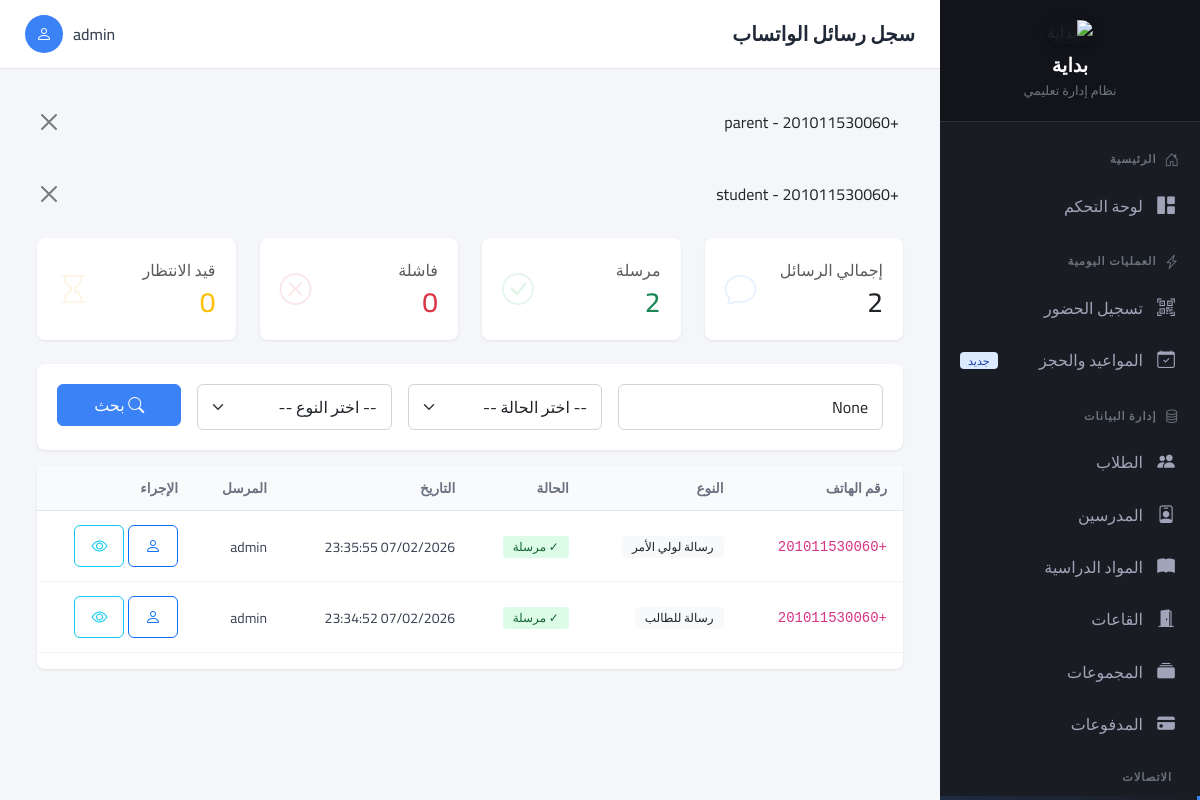
Page /notifications/whatsapp/history/ (signed in) on the committed database.
### apps/accounts/models.py (models this page shows, shortened)
class User(AbstractUser):
    ROLE_CHOICES = [
        ('admin', 'مدير النظام'),
        ('supervisor', 'مشرف الحضور'),
        ('teacher', 'مدرس'),
    ]
    user_id = models.AutoField(primary_key=True)
    role = models.CharField(
        max_length=20,
        choices=ROLE_CHOICES,
        default='supervisor',
        verbose_name='الدور'
    )
    phone = models.CharField(
        max_length=17,
        blank=True,
        verbose_name='رقم الهاتف'
    )
    is_active = models.BooleanField(default=True)
    created_at = models.DateTimeField(auto_now_add=True)
    updated_at = models.DateTimeField(auto_now=True)
    class Meta:
        db_table = 'users'
        verbose_name = 'مستخدم'
        verbose_name_plural = 'المستخدمين'

### apps/notifications/models.py (models this page shows)
class WhatsAppMessage(models.Model):
    STATUS_CHOICES = [
        ('pending', 'قيد الانتظار'),
        ('sent', 'تم الإرسال'),
        ('failed', 'فشل الإرسال'),
        ('delivered', 'تم التسليم'),
    ]
    MESSAGE_TYPE_CHOICES = [
        ('student', 'رسالة للطالب'),
        ('parent', 'رسالة لولي الأمر'),
        ('group', 'رسالة جماعية'),
        ('attendance', 'تقرير الحضور'),
        ('payment', 'تقرير المدفوعات'),
        ('custom', 'رسالة مخصصة'),
    ]
    message_id = models.AutoField(primary_key=True)
    phone_number = models.CharField(max_length=20, verbose_name="رقم الهاتف")
    message_text = models.TextField(verbose_name="نص الرسالة")
    message_type = models.CharField(
        max_length=20,
        choices=MESSAGE_TYPE_CHOICES,
        default='custom',
        verbose_name="نوع الرسالة"
    )
    student = models.ForeignKey(
        Student,
        on_delete=models.SET_NULL,
        null=True,
        blank=True,
        related_name='whatsapp_messages',
        verbose_name="الطالب"
    )
    group = models.ForeignKey(
        Group,
        on_delete=models.SET_NULL,
        null=True,
        blank=True,
        related_name='whatsapp_messages',
        verbose_name="المجموعة"
    )
    sent_by = models.ForeignKey(
        User,
        on_delete=models.SET_NULL,
        null=True,
        blank=True,
        related_name='whatsapp_messages_sent',
        verbose_name="المُرسِل"
    )
    status = models.CharField(
        max_length=20,
        choices=STATUS_CHOICES,
        default='pending',
        verbose_name="حالة الرسالة"
    )
    sent_at = models.DateTimeField(null=True, blank=True, verbose_name="وقت الإرسال")
    delivered_at = models.DateTimeField(null=True, blank=True, verbose_name="وقت التسليم")
    created_at = models.DateTimeField(auto_now_add=True, verbose_name="وقت الإنشاء")
    updated_at = models.DateTimeField(auto_now=True, verbose_name="آخر تحديث")
    error_message = models.TextField(blank=True, verbose_name="رسالة الخطأ")
    notes = models.TextField(blank=True, verbose_name="ملاحظات")
    class Meta:
        db_table = 'whatsapp_messages'
        verbose_name = 'رسالة واتساب'
        verbose_name_plural = 'رسائل واتساب'
        ordering = ['-created_at']
        indexes = [
            models.Index(fields=['status', '-created_at']),
            models.Index(fields=['phone_number', '-created_at']),
            models.Index(fields=['message_type', '-created_at']),
        ]
    def __str__(self):
        return f"{self.phone_number} - {self.message_type}"

### apps/notifications/views.py (the view)
# urls.py: path('whatsapp/history/', views.message_history, name='message_history'),
@login_required
def message_history(request):
    messages_query = WhatsAppMessage.objects.all()
    status = request.GET.get('status')
    if status:
        messages_query = messages_query.filter(status=status)
    msg_type = request.GET.get('type')
    if msg_type:
        messages_query = messages_query.filter(message_type=msg_type)
    search = request.GET.get('search')
    if search:
        messages_query = messages_query.filter(
            Q(phone_number__icontains=search) |
            Q(message_text__icontains=search)
        )
    messages_query = messages_query.order_by('-created_at')
    message_count = messages_query.count()
    stats = {
        'total': message_count,
        'sent': messages_query.filter(status='sent').count(),
        'failed': messages_query.filter(status='failed').count(),
        'pending': messages_query.filter(status='pending').count(),
    }
    context = {
        'messages': messages_query[:100],  # آخر 100 رسالة
        'stats': stats,
        'status_filter': status,
        'type_filter': msg_type,
        'search_query': search,
        'page_title': 'سجل الرسائل'
    }
    return render(request, 'notifications/message_history.html', context)

### templates/notifications/message_history.html (shortened to what this page needs)
{% extends 'base.html' %}
{% block page_title %}سجل رسائل الواتساب{% endblock %}
{% block content %}
<div class="container-fluid">
    <div class="row mb-4">
        <div class="col-md-3">
            <div class="card">
                <div class="card-body">
                    <div class="d-flex justify-content-between align-items-center">
                        <div>
                            <p class="text-muted mb-1">إجمالي الرسائل</p>
                            <h3 class="mb-0">{{ stats.total }}</h3>
                        </div>
                        <i class="bi bi-chat" style="font-size: 2rem; color: #3b82f6; opacity: 0.1;"></i>
                    </div>
                </div>
            </div>
        </div>
        <div class="col-md-3">
            <div class="card">
                <div class="card-body">
                    <div class="d-flex justify-content-between align-items-center">
                        <div>
                            <p class="text-muted mb-1">مرسلة</p>
                            <h3 class="mb-0 text-success">{{ stats.sent }}</h3>
                        </div>
                        <i class="bi bi-check-circle" style="font-size: 2rem; color: #16a34a; opacity: 0.1;"></i>
                    </div>
                </div>
            </div>
        </div>
        <div class="col-md-3">
            <div class="card">
                <div class="card-body">
                    <div class="d-flex justify-content-between align-items-center">
                        <div>
                            <p class="text-muted mb-1">فاشلة</p>
                            <h3 class="mb-0 text-danger">{{ stats.failed }}</h3>
                        </div>
                        <i class="bi bi-x-circle" style="font-size: 2rem; color: #dc2626; opacity: 0.1;"></i>
                    </div>
                </div>
            </div>
        </div>
        <div class="col-md-3">
            <div class="card">
                <div class="card-body">
                    <div class="d-flex justify-content-between align-items-center">
                        <div>
                            <p class="text-muted mb-1">قيد الانتظار</p>
                            <h3 class="mb-0 text-warning">{{ stats.pending }}</h3>
                        </div>
                        <i class="bi bi-hourglass" style="font-size: 2rem; color: #f59e0b; opacity: 0.1;"></i>
                    </div>
                </div>
            </div>
        </div>
    </div>
    <div class="card mb-3">
        <div class="card-body">
            <form method="get" class="row g-3">
                <div class="col-md-4">
                    <input type="text" name="search" class="form-control" placeholder="ابحث برقم أو نص..." value="{{ search_query }}">
                </div>
                <div class="col-md-3">
                    <select name="status" class="form-select">
                        <option value="">-- اختر الحالة --</option>
                    </select>
                </div>
                <div class="col-md-3">
                    <select name="type" class="form-select">
                        <option value="">-- اختر النوع --</option>
                    </select>
                </div>
                <div class="col-md-2">
                    <button type="submit" class="btn btn-primary w-100">
                        <i class="bi bi-search"></i> بحث
                    </button>
                </div>
            </form>
        </div>
    </div>
    <div class="card">
        <div class="table-responsive">
            <table class="table table-hover mb-0">
                <thead class="table-light">
                    <tr>
                        <th>رقم الهاتف</th>
                        <th>النوع</th>
                        <th>الحالة</th>
                        <th>التاريخ</th>
                        <th>المرسل</th>
                        <th>الإجراء</th>
                    </tr>
                </thead>
                <tbody>
                    {% for message in messages %}
                    <tr>
                        <td>
                            <code>{{ message.phone_number }}</code>
                        </td>
                        <td>
                            <span class="badge bg-light text-dark">{{ message.get_message_type_display }}</span>
                        </td>
                        <td>
                            {% if message.status == 'sent' %}
                            <span class="badge bg-success">✓ مرسلة</span>
                            {% elif message.status == 'failed' %}
                            <span class="badge bg-danger">✗ فاشلة</span>
                            {% elif message.status == 'pending' %}
                            <span class="badge bg-warning text-dark">⏳ قيد الانتظار</span>
                            {% elif message.status == 'delivered' %}
                            <span class="badge bg-info">✓ مسلمة</span>
                            {% endif %}
                        </td>
                        <td>
                            <small>{{ message.created_at|date:"d/m/Y H:i:s" }}</small>
                        </td>
                        <td>
                            <small>{{ message.sent_by.get_full_name|default:message.sent_by.username }}</small>
                        </td>
                        <td>
                            {% if message.student %}
                            <a href="{% url 'students:detail' message.student.student_id %}" class="btn btn-xs btn-outline-primary" title="عرض الطالب">
                                <i class="bi bi-person"></i>
                            </a>
                            {% endif %}
                            <button type="button" class="btn btn-xs btn-outline-info" data-bs-toggle="modal" data-bs-target="#messageModal{{ message.message_id }}" title="عرض الرسالة">
                                <i class="bi bi-eye"></i>
                            </button>
                        </td>
                    </tr>
                    {% empty %}
                    <tr>
                        <td colspan="6" class="text-center text-muted py-4">
                            لا توجد رسائل
                        </td>
                    </tr>
                    {% endfor %}
                </tbody>
            </table>
        </div>
    </div>
</div>
{% endblock %}

### templates/base.html (shortened to what this page needs)
<!DOCTYPE html>
<html lang="ar" dir="rtl">
<head>
    <link href="https://cdn.jsdelivr.net/npm/bootstrap@5.3.2/dist/css/bootstrap.rtl.min.css" rel="stylesheet">
    <link rel="stylesheet" href="https://cdn.jsdelivr.net/npm/bootstrap-icons@1.11.1/font/bootstrap-icons.css">
</head>
<body>
    <aside class="sidebar" id="sidebar">
        <div class="sidebar-header">
            <img src="https://quant1.b-cdn.net/R3TXa5heKSHw.jpeg" alt="بداية" class="sidebar-logo">
            <h4>بداية</h4>
            <span>نظام إدارة تعليمي</span>
        </div>
        <nav class="sidebar-menu">
            <div class="menu-section">
                <div class="menu-header">
                    <i class="bi bi-house-door"></i>
                    الرئيسية
                </div>
                <a href="{% url 'reports:dashboard' %}" class="menu-item {% if request.resolver_match.namespace == 'reports' and request.resolver_match.url_name == 'dashboard' %}active{% endif %}">
                    <i class="bi bi-grid-1x2-fill"></i>
                    <span>لوحة التحكم</span>
                </a>
            </div>
            <div class="menu-section">
                <div class="menu-header">
                    <i class="bi bi-lightning-charge"></i>
                    العمليات اليومية
                </div>
                <a href="{% url 'attendance:scanner' %}" class="menu-item {% if request.resolver_match.url_name == 'scanner' %}active{% endif %}">
                    <i class="bi bi-qr-code-scan"></i>
                    <span>تسجيل الحضور</span>
                </a>
                <a href="{% url 'teachers:booking_search' %}" class="menu-item {% if 'booking' in request.resolver_match.url_name %}active{% endif %}">
                    <i class="bi bi-calendar-check"></i>
                    <span>المواعيد والحجز</span>
                    <span class="badge bg-primary">جديد</span>
                </a>
            </div>
            <div class="menu-section">
                <div class="menu-header">
                    <i class="bi bi-database"></i>
                    إدارة البيانات
                </div>
                <a href="{% url 'students:list' %}" class="menu-item {% if request.resolver_match.namespace == 'students' %}active{% endif %}">
                    <i class="bi bi-people-fill"></i>
                    <span>الطلاب</span>
                </a>
                <a href="{% url 'teachers:list' %}" class="menu-item ">
                    <i class="bi bi-person-badge"></i>
                    <span>المدرسين</span>
                </a>
                <a href="{% url 'teachers:subject_list' %}" class="menu-item {% if 'subject' in request.resolver_match.url_name %}active{% endif %}">
                    <i class="bi bi-book-fill"></i>
                    <span>المواد الدراسية</span>
                </a>
                <a href="{% url 'teachers:room_list' %}" class="menu-item {% if 'room' in request.resolver_match.url_name %}active{% endif %}">
                    <i class="bi bi-door-open-fill"></i>
                    <span>القاعات</span>
                </a>
                <a href="{% url 'teachers:group_list' %}" class="menu-item {% if 'group' in request.resolver_match.url_name %}active{% endif %}">
                    <i class="bi bi-collection-fill"></i>
                    <span>المجموعات</span>
                </a>
                <a href="{% url 'payments:list' %}" class="menu-item {% if request.resolver_match.namespace == 'payments' %}active{% endif %}">
                    <i class="bi bi-credit-card-fill"></i>
                    <span>المدفوعات</span>
                </a>
            </div>
            <div class="menu-section">
                <div class="menu-header">
                    الاتصالات
                </div>
            </div>
        </nav>
    </aside>
    <div class="main-wrapper">
        <header class="top-header">
            <div class="d-flex align-items-center">
                <h1 class="page-title">{% block page_title %}لوحة التحكم{% endblock %}</h1>
            </div>
            {% if user.is_authenticated %}
            <div class="user-info">
                <span class="user-name">{{ user.get_full_name|default:user.username }}</span>
                <div class="user-avatar">
                    <i class="bi bi-person"></i>
                </div>
            </div>
            {% endif %}
        </header>
        <main class="content-area">
            {% if messages %}
            {% for message in messages %}
            <div class="alert alert-{{ message.tags }} alert-dismissible fade show" role="alert">
                {{ message }}
                <button type="button" class="btn-close" data-bs-dismiss="alert"></button>
            </div>
            {% endfor %}
            {% endif %}
            {% block content %}{% endblock %}
        </main>
    </div>
</body>
</html>

### rows in the picture
User: get_full_name "admin"
WhatsAppMessage: phone_number+message_type "+201011530060 - parent", phone_number "+201011530060", message_type "رسالة لولي الأمر", status "✓ مرسلة", created_at "07/02/2026 23:35:55", sent_by.get_full_name "admin"
WhatsAppMessage: phone_number+message_type "+201011530060 - student", phone_number "+201011530060", message_type "رسالة للطالب", status "✓ مرسلة", created_at "07/02/2026 23:34:52", sent_by.get_full_name "admin"

### other values in the picture
{{ stats.total }} "2"
{{ stats.sent }} "2"
{{ stats.failed }} "0"
{{ stats.pending }} "0"
